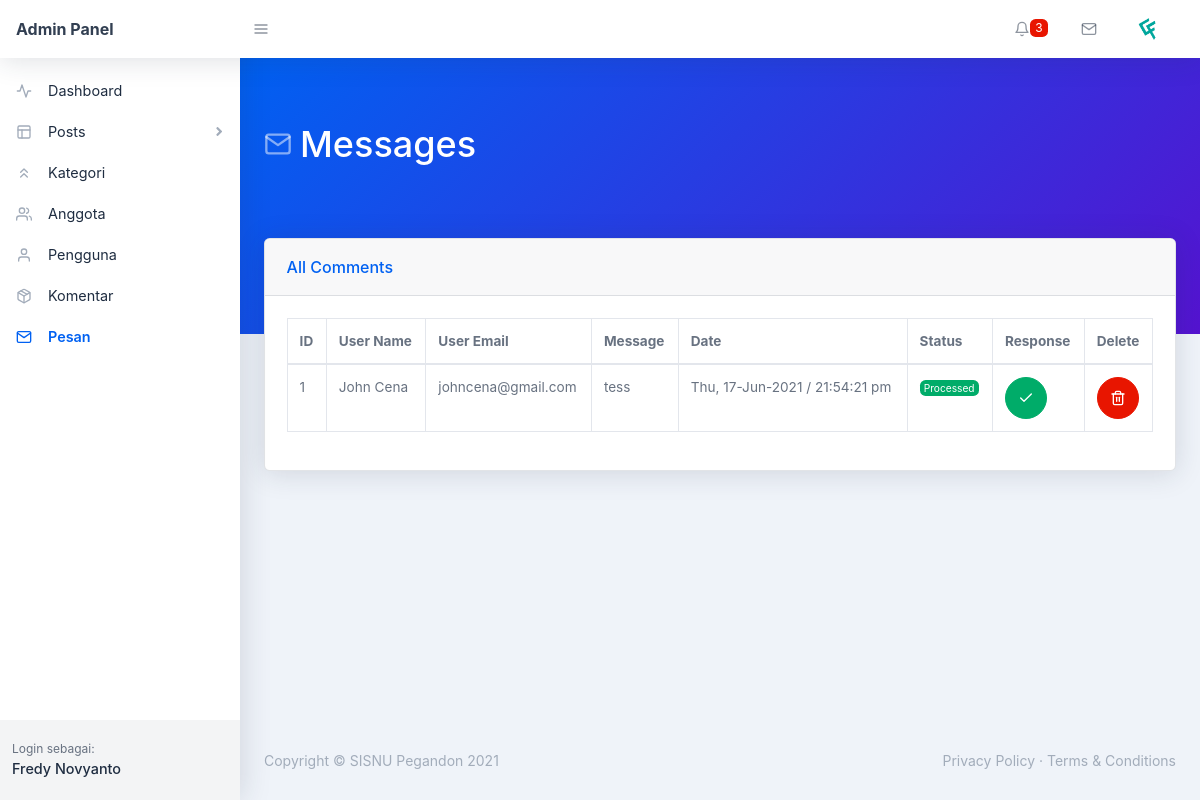
The app's page /backend/messages.php (signed in) with its own data.
### tables this page shows
CREATE TABLE `users` (
  `user_id` int(11) NOT NULL,
  `user_name` varchar(255) NOT NULL,
  `user_nickname` varchar(255) NOT NULL,
  `user_email` varchar(255) NOT NULL,
  `user_password` varchar(255) NOT NULL,
  `user_photo` text NOT NULL,
  `registered_on` varchar(255) NOT NULL,
  `user_role` varchar(255) NOT NULL DEFAULT 'Subscriber'
);

CREATE TABLE `messages` (
  `msg_id` int(11) NOT NULL,
  `msg_username` varchar(255) NOT NULL,
  `msg_email` varchar(255) NOT NULL,
  `msg_detail` text NOT NULL,
  `msg_date` varchar(255) NOT NULL,
  `msg_status` varchar(255) NOT NULL DEFAULT 'Pending',
  `msg_state` int(11) NOT NULL DEFAULT '0',
  `msg_reply` text NOT NULL
);

### backend/messages.php (the view, shortened to what this page needs)
<?php
require_once('./includes/header.php'); ?>
<?php require_once('./includes/navbar-top.php'); ?>
<div id="layoutSidenav">
    <div id="layoutSidenav_nav">
        <?php
        require_once("./includes/sidebar.php") ?>
    </div>
    <div id="layoutSidenav_content">
        <main>
            <div class="page-header pb-10 page-header-dark bg-gradient-primary-to-secondary">
                <div class="container-fluid">
                    <div class="page-header-content">
                        <h1 class="page-header-title">
                            <div class="page-header-icon"><i data-feather="mail"></i></div>
                            <span>Messages</span>
                        </h1>
                    </div>
                </div>
            </div>
            <div class="container-fluid mt-n10">
                <div class="card mb-4">
                    <div class="card-header">All Comments</div>
                    <div class="card-body">
                        <div class="datatable table-responsive">
                            <table class="table table-bordered table-hover" id="dataTable" width="100%" cellspacing="0">
                                <thead>
                                    <tr>
                                        <th>ID</th>
                                        <th>User Name</th>
                                        <th>User Email</th>
                                        <th>Message</th>
                                        <th>Date</th>
                                        <th>Status</th>
                                        <th>Response</th>
                                        <th>Delete</th>
                                    </tr>
                                </thead>
                                <tbody>
                                    <?php
                                    $sql = "SELECT * FROM messages";
                                    $stmt = $pdo->prepare($sql);
                                    $stmt->execute();
                                    while ($msg = $stmt->fetch(PDO::FETCH_ASSOC)) {
                                        $msg_id = $msg['msg_id'];
                                        $msg_username = $msg['msg_username'];
                                        $msg_email = $msg['msg_email'];
                                        $msg_detail = substr($msg['msg_detail'], 0, 20);
                                        $msg_date = $msg['msg_date'];
                                        $msg_status = $msg['msg_status'];
                                        $msg_state = $msg['msg_state']; ?>
                                        <tr>
                                            <td><?= $msg_id ?></td>
                                            <td>
                                                <?= $msg_username ?>
                                            </td>
                                            <td>
                                                <?= $msg_email ?>
                                            </td>
                                            <td><?= $msg_detail ?></td>
                                            <td><?= $msg_date ?></td>
                                            <td>
                                                <div class="badge badge-<?= $msg_status == 'Processed' ? 'success' : 'warning' ?>">
                                                    <?= $msg_status ?>
                                                </div>
                                            </td>
                                            <td>
                                                <?php
                                                if ($msg_state == 0) { ?>
                                                    <form action="reply.php" method="post">
                                                        <input type="hidden" name="msg_id" value="<?= $msg_id ?>">
                                                        <button name="response" type="submit" class="btn btn-success btn-icon"><i data-feather="mail"></i></button>
                                                    </form>
                                                <?php } else { ?>
                                                    <button class="btn btn-success btn-icon"><i data-feather="check"></i></button>
                                                <?php }
                                                ?>
                                            </td>
                                            <td>
                                                <form action="messages.php" method="POST">
                                                    <button name="delete-message" type="submit" class="btn btn-red btn-icon"><i data-feather="trash-2"></i></button>
                                                </form>
                                            </td>
                                        </tr>
                                    <?php }
                                    ?>
                                </tbody>
                            </table>
                        </div>
                    </div>
                </div>
            </div>
        </main>
        <?php require_once('./includes/footer.php'); ?>

### backend/includes/navbar-top.php (shortened to what this page needs)
<nav class="topnav navbar navbar-expand shadow navbar-light bg-white" id="sidenavAccordion">
    <a class="navbar-brand d-none d-sm-block" href="index.php">Admin Panel</a><button class="btn btn-icon btn-transparent-dark order-1 order-lg-0 mr-lg-2" id="sidebarToggle" href="#"><i data-feather="menu"></i></button>
    <ul class="navbar-nav align-items-center ml-auto">
        <?php
        $sqlCom = "SELECT * FROM comments WHERE com_state = :state";
        $stmtCom = $pdo->prepare($sqlCom);
        $stmtCom->execute([
            ':state' => 0
        ]);
        $countCom = $stmtCom->rowCount();
        ?>
        <li class="nav-item dropdown no-caret mr-3 dropdown-notifications">
            <a class="btn btn-icon btn-transparent-dark dropdown-toggle" id="navbarDropdownAlerts" href="#" role="button" data-toggle="dropdown" aria-haspopup="true" aria-expanded="false">
                <i data-feather="bell"></i>
                <?php
                if ($countCom != 0) { ?>
                    <span class="badge badge-red"><?= $countCom ?></span>
                <?php }
                ?>
            </a>
        </li>
        <li class="nav-item dropdown no-caret mr-3 dropdown-notifications">
            <a class="btn btn-icon btn-transparent-dark dropdown-toggle" id="navbarDropdownMessages" href="#" role="button" data-toggle="dropdown" aria-haspopup="true" aria-expanded="false">
                <i data-feather="mail"></i>
            </a>
        </li>
        <?php
        if (isset($_COOKIE['_uid_'])) {
            $user_id = base64_decode($_COOKIE['_uid_']);
        } elseif (isset($_SESSION['user_id'])) {
            $user_id = $_SESSION['user_id'];
        } else {
            $user_id = -1;
        }
        $sql = "SELECT * FROM users WHERE user_id = :id";
        $stmt = $pdo->prepare($sql);
        $stmt->execute([
            ':id' => $user_id
        ]);
        $users = $stmt->fetch(PDO::FETCH_ASSOC);
        $user_photo = $users['user_photo'];
        ?>
        <li class="nav-item dropdown no-caret mr-3 dropdown-user">
            <a class="btn btn-icon btn-transparent-dark dropdown-toggle" id="navbarDropdownUserImage" href="javascript:void(0);" role="button" data-toggle="dropdown" aria-haspopup="true" aria-expanded="false"><img class="img-fluid" src="./assets/img/<?= $user_photo ?>" /></a>
        </li>
    </ul>
</nav>

### records on screen
users: user_photo (picture)
messages: msg_id "1", msg_username "John Cena", msg_email "johncena@gmail.com", msg_detail "tess", msg_date "Thu, 17-Jun-2021 / 21:54:21 pm", msg_status "Processed", msg_state 1 (drawn)

### other values on screen
$countCom "3"
$_SESSION['user_name'] "Fredy Novyanto"
